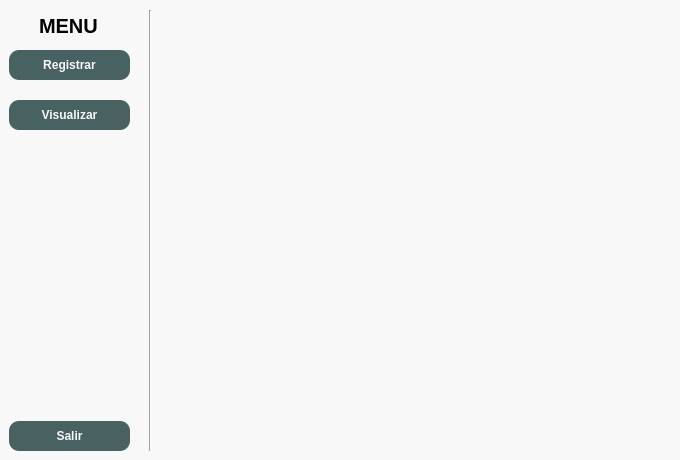
<?xml version="1.0" encoding="UTF-8"?>
<ui version="4.0">
 <class>PassManager</class>
 <widget class="QMainWindow" name="PassManager">
  <property name="geometry">
   <rect>
    <x>0</x>
    <y>0</y>
    <width>680</width>
    <height>460</height>
   </rect>
  </property>
  <property name="windowTitle">
   <string>Password Manager</string>
  </property>
  <widget class="QWidget" name="centralwidget">
   <property name="styleSheet">
    <string notr="true">QWidget#centralwidget{
	background-color:#f8f8f8;
}

QStackedWidget#visualize_stack{
	background-color:#f8f8f8;
}

QLabel{
	color: black;
}

Line{
	color: #3B683B;
}

QPushButton{
	background-color:#486161;
	border-radius: 10px;
	color: #f8f8f8;
	font-weight: bold;
}

QPushButton:hover{
	background-color: #5d8282;
	border: 2px solid #91c3ad;
	color: #f8f8f8;
	font-weight: bold;
}

QTableView{
	background-color: #f8f8f8;
	gridline-color: #cccccc;
	border: 1px solid #dddddd;
	font-size: 12px;
	color: black;
}

QTableView::item{
	padding: 5px;
	border: none;
}

QTableView::item:selected{
	background-color: #486161;
	color: #f8f8f8;
	font-weight: bold;
}

QHeaderView:section{
	background-color: #91c3ad;
	color: white;
	font-weight: bold;
	padding: 5px;
}

QTableCornerButton::section{
	background-color: #91c3ad;
	border: 1px solid #e0e0e0;
}</string>
   </property>
   <widget class="QWidget" name="menu_widget" native="true">
    <property name="geometry">
     <rect>
      <x>9</x>
      <y>10</y>
      <width>131</width>
      <height>571</height>
     </rect>
    </property>
    <widget class="QWidget" name="verticalLayoutWidget">
     <property name="geometry">
      <rect>
       <x>0</x>
       <y>40</y>
       <width>121</width>
       <height>401</height>
      </rect>
     </property>
     <layout class="QVBoxLayout" name="verticalLayout">
      <property name="spacing">
       <number>20</number>
      </property>
      <property name="bottomMargin">
       <number>0</number>
      </property>
      <item>
       <widget class="QPushButton" name="register_btn">
        <property name="minimumSize">
         <size>
          <width>0</width>
          <height>30</height>
         </size>
        </property>
        <property name="cursor">
         <cursorShape>PointingHandCursor</cursorShape>
        </property>
        <property name="text">
         <string>Registrar</string>
        </property>
        <property name="icon">
         <iconset>
          <normaloff>../assets/icons/add_ad_48dp.svg</normaloff>../assets/icons/add_ad_48dp.svg</iconset>
        </property>
        <property name="iconSize">
         <size>
          <width>22</width>
          <height>22</height>
         </size>
        </property>
       </widget>
      </item>
      <item>
       <widget class="QPushButton" name="show_btn">
        <property name="minimumSize">
         <size>
          <width>0</width>
          <height>30</height>
         </size>
        </property>
        <property name="cursor">
         <cursorShape>PointingHandCursor</cursorShape>
        </property>
        <property name="text">
         <string>Visualizar</string>
        </property>
        <property name="icon">
         <iconset>
          <normaloff>../assets/icons/table_eye_48dp.svg</normaloff>../assets/icons/table_eye_48dp.svg</iconset>
        </property>
        <property name="iconSize">
         <size>
          <width>22</width>
          <height>22</height>
         </size>
        </property>
       </widget>
      </item>
      <item>
       <spacer name="verticalSpacer">
        <property name="orientation">
         <enum>Qt::Orientation::Vertical</enum>
        </property>
        <property name="sizeHint" stdset="0">
         <size>
          <width>20</width>
          <height>40</height>
         </size>
        </property>
       </spacer>
      </item>
      <item>
       <widget class="QPushButton" name="exit_btn">
        <property name="minimumSize">
         <size>
          <width>0</width>
          <height>30</height>
         </size>
        </property>
        <property name="cursor">
         <cursorShape>PointingHandCursor</cursorShape>
        </property>
        <property name="text">
         <string>Salir</string>
        </property>
        <property name="icon">
         <iconset>
          <normaloff>../assets/icons/exit_to_app_48dp_white_gray.svg</normaloff>../assets/icons/exit_to_app_48dp_white_gray.svg</iconset>
        </property>
        <property name="iconSize">
         <size>
          <width>22</width>
          <height>22</height>
         </size>
        </property>
       </widget>
      </item>
     </layout>
    </widget>
    <widget class="QLabel" name="label">
     <property name="geometry">
      <rect>
       <x>30</x>
       <y>0</y>
       <width>61</width>
       <height>31</height>
      </rect>
     </property>
     <property name="font">
      <font>
       <pointsize>15</pointsize>
       <bold>true</bold>
      </font>
     </property>
     <property name="text">
      <string>MENU</string>
     </property>
    </widget>
    <widget class="QLabel" name="icon_menu_label">
     <property name="geometry">
      <rect>
       <x>0</x>
       <y>0</y>
       <width>31</width>
       <height>31</height>
      </rect>
     </property>
     <property name="text">
      <string/>
     </property>
     <property name="pixmap">
      <pixmap>../assets/icons/menu_48dp_black.svg</pixmap>
     </property>
     <property name="scaledContents">
      <bool>true</bool>
     </property>
    </widget>
   </widget>
   <widget class="QStackedWidget" name="display_stack">
    <property name="geometry">
     <rect>
      <x>160</x>
      <y>10</y>
      <width>511</width>
      <height>441</height>
     </rect>
    </property>
    <widget class="QWidget" name="page"/>
    <widget class="QWidget" name="page_2"/>
   </widget>
   <widget class="Line" name="line">
    <property name="geometry">
     <rect>
      <x>140</x>
      <y>10</y>
      <width>20</width>
      <height>441</height>
     </rect>
    </property>
    <property name="orientation">
     <enum>Qt::Orientation::Vertical</enum>
    </property>
   </widget>
  </widget>
 </widget>
 <resources/>
 <connections/>
</ui>
